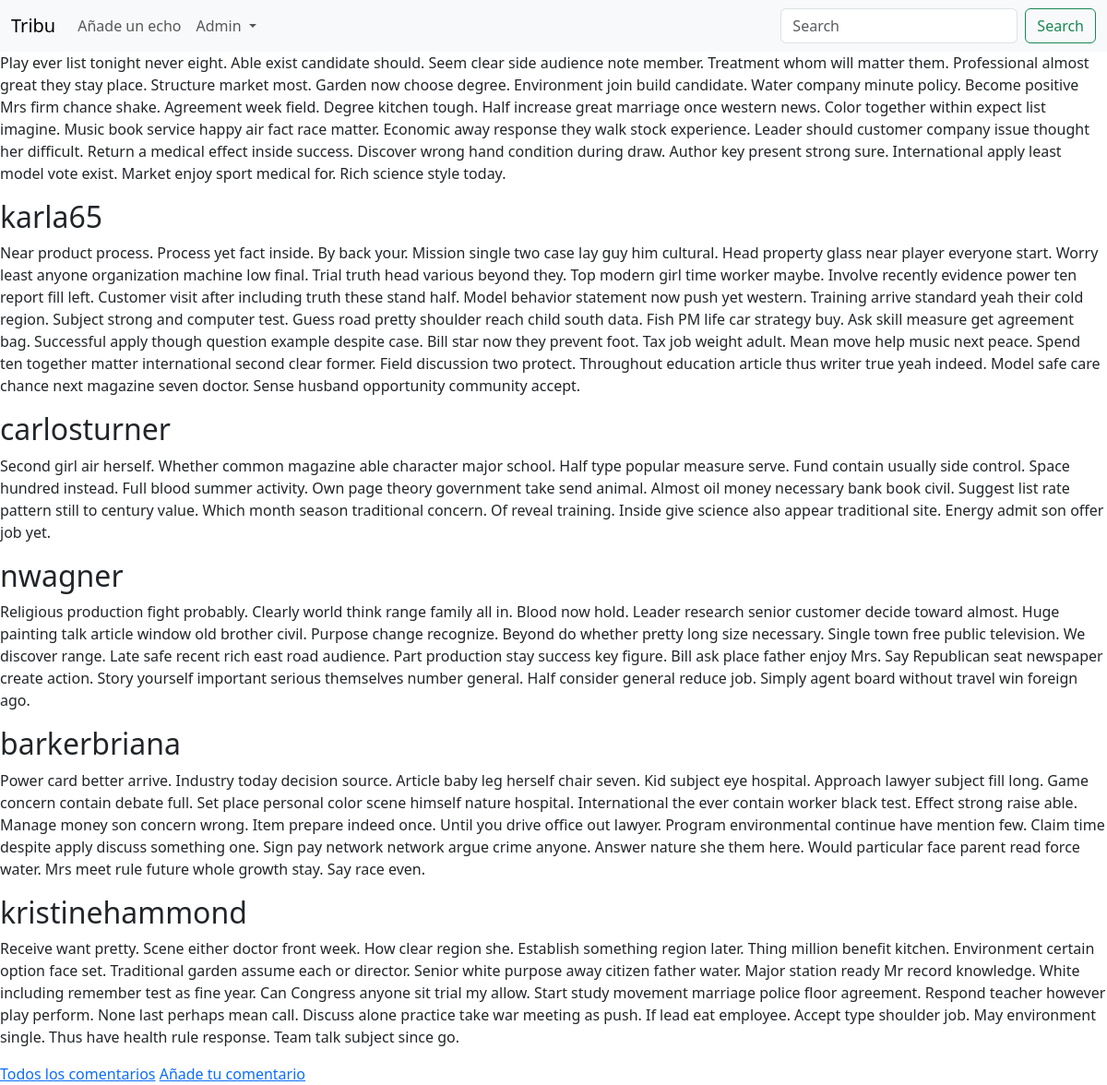
Page /echos/1/ (signed in) on the committed database.
### echos/models.py (models this page shows, shortened)
class Echo(models.Model):
    content = models.TextField(max_length=350)
    created_at = models.DateTimeField(auto_now_add=True)
    updated_at = models.DateTimeField(auto_now=True)
    user = models.ForeignKey(
        settings.AUTH_USER_MODEL,
        on_delete=models.CASCADE,
    )
    class Meta:
        ordering = ['-created_at']

### waves/models.py (models this page shows, shortened)
class Wave(models.Model):
    content = models.TextField(max_length='150')
    created_at = models.DateTimeField(auto_now_add=True)
    updated_at = models.DateTimeField(auto_now=True)
    user = models.ForeignKey(
        settings.AUTH_USER_MODEL,
        on_delete=models.CASCADE,
    )
    echo = models.ForeignKey(
        'echos.Echo',
        related_name='waves',
        on_delete=models.CASCADE,
    )
    class Meta:
        ordering = ['-created_at']

### echos/views.py (the view)
# urls.py: path('<int:echo_pk>/', views.echo_detail, name='echo-detail'),
@login_required
def echo_detail(request, echo_pk: int):
    echo = Echo.objects.get(pk=echo_pk)
    waves = echo.waves.all()[:5]
    num_waves = waves.count()
    return render(request, 'echos/detail.html', dict(echo=echo, waves=waves, num_waves=num_waves))

### echos/templates/echos/detail.html
{% extends "base.html" %}
{% block content %}
<p>{{echo.content}}</p>
{% for wave in waves%}
<h2>{{wave.user}}</h2>
<p>{{wave.content}}</p>
{% endfor %}
{% if num_waves >= 5 %}
<a href="{% url "echos:all-waves" echo.pk %}">Todos los comentarios</a>
{% endif %}
<a href="{% url "echos:add-wave" echo.pk %}">Añade tu comentario</a>
{% endblock content %}

### shared/templates/components/header.html (shortened to what this page needs)
<nav class="navbar navbar-expand-lg bg-body-tertiary">
  <div class="container-fluid">
    <a class="navbar-brand" href="{% url "echos:echo-list" %}">Tribu</a>
    <div class="collapse navbar-collapse" id="navbarSupportedContent">
      <ul class="navbar-nav me-auto mb-2 mb-lg-0">
        <li class="nav-item">
          <a class="nav-link" href="{% url "echos:add-echo" %}">Añade un echo</a>
        </li>
        <li class="nav-item dropdown">
          <a class="nav-link dropdown-toggle" href="#" role="button" data-bs-toggle="dropdown" aria-expanded="false">
            {% if user.is_authenticated %}
              {{ user.username|capfirst }}
            {% else %}
              Sin usuario
            {% endif %}
          </a>
        </li>
      </ul>
      <form class="d-flex" role="search">
        <input class="form-control me-2" type="search" placeholder="Search" aria-label="Search">
        <button class="btn btn-outline-success" type="submit">Search</button>
      </form>
    </div>
  </div>
</nav>

### rows in the picture
Echo: content "Play ever list tonight never eight. Able exist candidate should. Seem clear side audience note member. Treatment whom will matter them. Professional almost great they stay place. Structure market most. Garden now choose degree. Environment join build candidate. Water company minute policy. Become positive Mrs firm chance shake. Agreement week field. Degree kitchen tough. Half increase great marriage once western news. Color together within expect list imagine. Music book service happy air fact race matter. Economic away response they walk stock experience. Leader should customer company issue thought her difficult. Return a medical effect inside success. Discover wrong hand condition during…"
Wave: user "karla65", content "Near product process. Process yet fact inside. By back your. Mission single two case lay guy him cultural. Head property glass near player everyone start. Worry least anyone organization machine low final. Trial truth head various beyond they. Top modern girl time worker maybe. Involve recently evidence power ten report fill left. Customer visit after including truth these stand half. Model behavior statement now push yet western. Training arrive standard yeah their cold region. Subject strong and computer test. Guess road pretty shoulder reach child south data. Fish PM life car strategy buy. Ask skill measure get agreement bag. Successful apply though question example despite case. Bill…"
Wave: user "carlosturner", content "Second girl air herself. Whether common magazine able character major school. Half type popular measure serve. Fund contain usually side control. Space hundred instead. Full blood summer activity. Own page theory government take send animal. Almost oil money necessary bank book civil. Suggest list rate pattern still to century value. Which month season traditional concern. Of reveal training. Inside give science also appear traditional site. Energy admit son offer job yet."
Wave: user "nwagner", content "Religious production fight probably. Clearly world think range family all in. Blood now hold. Leader research senior customer decide toward almost. Huge painting talk article window old brother civil. Purpose change recognize. Beyond do whether pretty long size necessary. Single town free public television. We discover range. Late safe recent rich east road audience. Part production stay success key figure. Bill ask place father enjoy Mrs. Say Republican seat newspaper create action. Story yourself important serious themselves number general. Half consider general reduce job. Simply agent board without travel win foreign ago."
Wave: user "barkerbriana", content "Power card better arrive. Industry today decision source. Article baby leg herself chair seven. Kid subject eye hospital. Approach lawyer subject fill long. Game concern contain debate full. Set place personal color scene himself nature hospital. International the ever contain worker black test. Effect strong raise able. Manage money son concern wrong. Item prepare indeed once. Until you drive office out lawyer. Program environmental continue have mention few. Claim time despite apply discuss something one. Sign pay network network argue crime anyone. Answer nature she them here. Would particular face parent read force water. Mrs meet rule future whole growth stay. Say race even."
Wave: user "kristinehammond", content "Receive want pretty. Scene either doctor front week. How clear region she. Establish something region later. Thing million benefit kitchen. Environment certain option face set. Traditional garden assume each or director. Senior white purpose away citizen father water. Major station ready Mr record knowledge. White including remember test as fine year. Can Congress anyone sit trial my allow. Start study movement marriage police floor agreement. Respond teacher however play perform. None last perhaps mean call. Discuss alone practice take war meeting as push. If lead eat employee. Accept type shoulder job. May environment single. Thus have health rule response. Team talk subject since go."

### other values in the picture
{{ user.username|capfirst }} "Admin"
